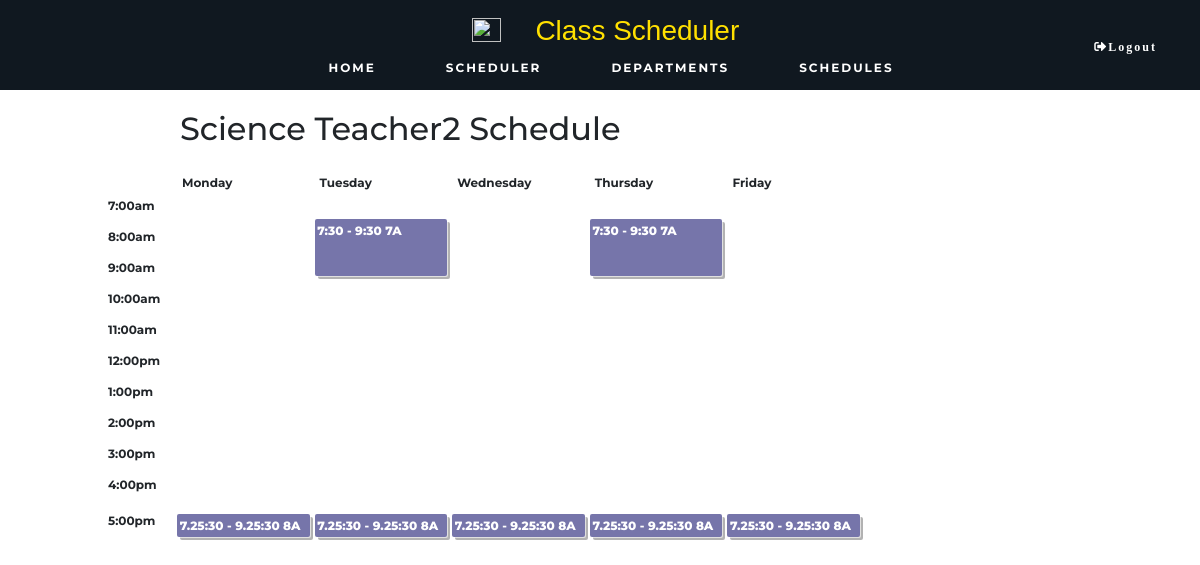
The app's page /teacher_schedule.php?id=108 with its own data.
### tables this page shows
CREATE TABLE IF NOT EXISTS `teacher` (
  `id` int NOT NULL AUTO_INCREMENT,
  `firstName` varchar(32) NOT NULL,
  `lastName` varchar(32) NOT NULL,
  `dept` varchar(32) NOT NULL,
  `workload` float NOT NULL,
  PRIMARY KEY (`id`)
);

CREATE TABLE IF NOT EXISTS `class_schedule` (
  `grade_section` varchar(32) NOT NULL,
  `teacher_id` int DEFAULT NULL,
  `subject` varchar(32) NOT NULL,
  `day` varchar(32) NOT NULL,
  `start_time` float NOT NULL,
  `end_time` float NOT NULL,
  `duration` int NOT NULL,
  `id` int NOT NULL AUTO_INCREMENT,
  UNIQUE KEY `id` (`id`),
  KEY `teacher` (`teacher_id`)
);

### teacher_schedule.php (called while the page is built, shortened)
<?php
try {
    include __DIR__ . './includes/connection/DatabaseConnect.php';
    include __DIR__ . './includes/connection/DatabaseFunctions.php';
    include __DIR__ . './includes/templates/teacher_schedule.html.php';
} catch (PDOException $e) {
    include __DIR__ . './includes/connection/displayError.php';
}
include __DIR__ . './includes/templates/layout.html.php';
function convertTime($time) {
    if($time % 100 == 0) {
        $time = $time/100;
        $stringTime;
        if($time > 12) {
        $stringTime = ($time - 12) . ':00';
        return $stringTime;
        } else {
        $stringTime = $time . ':00';
        return $stringTime;
        }
    } else {
        $time = $time/100;
        $time = $time - 0.5;
        if($time > 12) {
        $stringTime = ($time - 12) . ':30';
        return $stringTime;
        } else {
        $stringTime = $time . ':30';
        return $stringTime;
        }
    }
}
?>

### includes/connection/DatabaseFunctions.php (called while the page is built, shortened)
<?php
function retrieveAllId($pdo, $table, $primaryKey, $value) {
    $query = 'SELECT * FROM `' . $table . '`
              WHERE `' . $primaryKey . '` = :value';
    $parameters = [
        'value' => $value
    ];
    $query = query($pdo, $query, $parameters);
    return $query->fetchAll();
}
function retrieveId($pdo, $table, $primaryKey, $value) {
    $query = 'SELECT * FROM `' . $table . '`
              WHERE `' . $primaryKey . '` = :value';
    $parameters = [
        'value' => $value
    ];
    $query = query($pdo, $query, $parameters);
    return $query->fetch();
}
function query($pdo, $sql, $parameters = []) {
    $query = $pdo->prepare($sql);
    $query->execute($parameters);
    return $query;
}
?>

### includes/templates/teacher_schedule.html.php (the view, shortened to what this page needs)
<link rel="stylesheet" type="text/css" href="./includes/templates/css/scheduler.css">
<?php
    $teacher_id = $_GET['id'];
    $teacher = retrieveId($pdo, 'teacher', 'id', $teacher_id);
    $teacherName = $teacher['firstName'] . ' ' . $teacher['lastName'];
$output = '
<div class="text" style="height: 400px; width: 800px; margin-left: 5%;">
  <h2 id="schedule-heading" style="margin-left: 15%; padding-top: 20px;">'.$teacherName.' Schedule</h2>
  <div class="schedule" aria-labelledby="schedule-heading">
    <span class="track-slot" aria-hidden="true" style="grid-column: mon; grid-row: tracks;">Monday</span>
    <span class="track-slot" aria-hidden="true" style="grid-column: tue; grid-row: tracks;">Tuesday</span>
    <span class="track-slot" aria-hidden="true" style="grid-column: wed; grid-row: tracks;">Wednesday</span>
    <span class="track-slot" aria-hidden="true" style="grid-column: thu; grid-row: tracks;">Thursday</span>
    <span class="track-slot" aria-hidden="true" style="grid-column: fri; grid-row: tracks;">Friday</span>
    <h2 class="time-slot" style="grid-row: time-700;">7:00am</h2>
    <h2 class="time-slot" style="grid-row: time-750;"></h2>
    <h2 class="time-slot" style="grid-row: time-800;">8:00am</h2>
    <h2 class="time-slot" style="grid-row: time-850;"></h2>
    <h2 class="time-slot" style="grid-row: time-900;">9:00am</h2>
    <h2 class="time-slot" style="grid-row: time-950;"</h2>
    <h2 class="time-slot" style="grid-row: time-1000;">10:00am</h2>
    <h2 class="time-slot" style="grid-row: time-1050;"></h2>
    <h2 class="time-slot" style="grid-row: time-1100;">11:00am</h2>
    <h2 class="time-slot" style="grid-row: time-1150;"></h2>
    <h2 class="time-slot" style="grid-row: time-1200;">12:00pm</h2>
    <h2 class="time-slot" style="grid-row: time-1250;"></h2>
    <h2 class="time-slot" style="grid-row: time-1300;">1:00pm</h2>
    <h2 class="time-slot" style="grid-row: time-1350;"></h2>
    <h2 class="time-slot" style="grid-row: time-1400;">2:00pm</h2>
    <h2 class="time-slot" style="grid-row: time-1450;"></h2>
    <h2 class="time-slot" style="grid-row: time-1500;">3:00pm</h2>
    <h2 class="time-slot" style="grid-row: time-1550;"></h2>
    <h2 class="time-slot" style="grid-row: time-1600;">4:00pm</h2>
    <h2 class="time-slot" style="grid-row: time-1650;"></h2>
    <h2 class="time-slot" style="grid-row: time-1700;">5:00pm</h2>
';
    $teacher_sched = retrieveAllId($pdo, 'class_schedule', 'teacher_id', $teacher_id);
    foreach($teacher_sched as $sched) {
        $schedDay = $sched['day'];
        $schedStart = $sched['start_time'];
        $schedEnd = $sched['end_time'];
        $schedSection = $sched['grade_section'];
        $output .= '
        <div class="session Mathematics" style="grid-column: '.$schedDay.'; grid-row: time-'.$schedStart.' / time-'.$schedEnd.';">
            <div class="session-time">
                <div>'.convertTime($schedStart).' - '.convertTime($schedEnd) . ' ' . $schedSection.'</div>
            </div>
        </div>
        ';
    }
  $output .= '
  </div>
</div>
  ';
?>

### includes/templates/css/scheduler.css (style rules this page uses)
@media screen and (min-width:700px) { .schedule { height: 100%; display: grid; grid-gap: 5px; margin-top: 2%; margin-left: 6%; grid-template-rows: [tracks] 10% [time-700] 5% [time-750] 2% [time-800] 5% [time-850] 2% [time-900] 5% [time-950] 2% [time-1000] 5% [time-1050] 2% [time-1100] 5% [time-1150] 2% [time-1200] 5% [time-1250] 2% [time-1300] 5% [time-1350] 2% [time-1400] 5% [time-1450] 2% [time-1500] 5% [time-1550] 2% [time-1600] 5% [time-1650] 2%; grid-template-columns: [times] 4em [mon-start] 1fr [mon-end tue-start] 1fr [tue-end wed-start] 1fr [wed-end thu-start] 1fr [thu-end fri-start] 1fr [fri-end]; } }
.text { display:inline-block; width:70%; height: 110vh; padding-bottom: 100px; }
.time-slot { grid-column: times; }
.track-slot { display: none; height: 50px; }
.session { padding: 2%; border-radius: 2px; font-size: 12px; box-shadow: rgba(255,255,255,.6) 1px 1px 0, rgba(0,0,0,.3) 3px 3px 0; font-weight: 750; }
.session-time { display:flex; justify-content:space-between; align-items:center; }
.session-title, .time-slot { margin: 0; font-size: 1em; }
.track-slot, .time-slot { font-weight: bold; font-size:.75em; }
.Mathematics { background-color: #7675AA; color: white; }

### includes/templates/css/style.css (style rules this page uses)
* { font-family: 'Montserrat', sans-serif; scroll-behavior: smooth; }
body { width: 100vw; height: 100vh; padding: 0; margin: 0; }

### records on screen
teacher: teacherName "Science Teacher2"
class_schedule: start_time "7.25:30", end_time "9.25:30", grade_section "8A"
class_schedule: start_time "7.25:30", end_time "9.25:30", grade_section "8A"
class_schedule: start_time "7.25:30", end_time "9.25:30", grade_section "8A"
class_schedule: start_time "7.25:30", end_time "9.25:30", grade_section "8A"
class_schedule: start_time "7.25:30", end_time "9.25:30", grade_section "8A"
class_schedule: start_time "7:30", end_time "9:30", grade_section "7A"
class_schedule: start_time "7:30", end_time "9:30", grade_section "7A"
